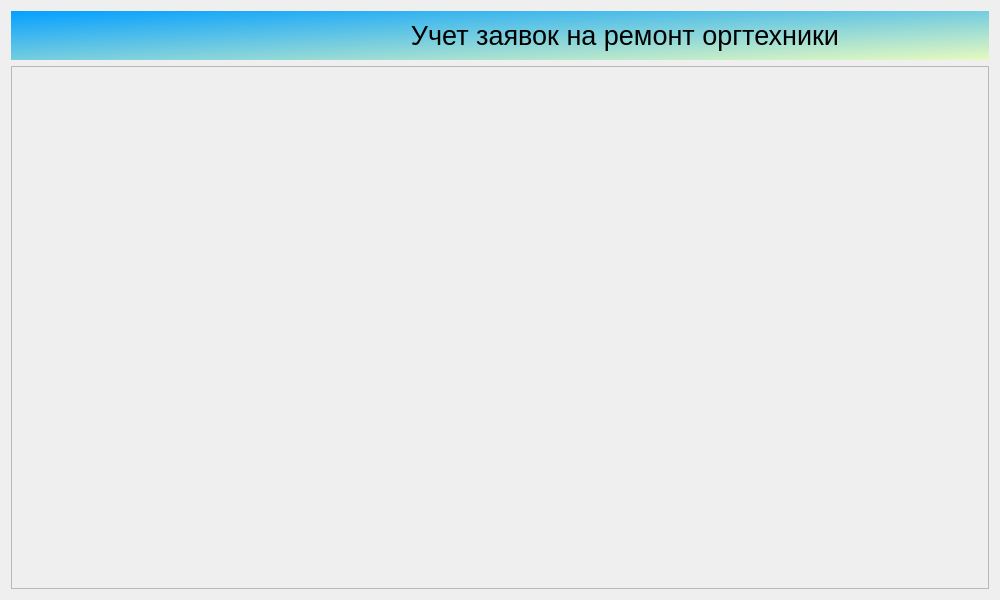
<?xml version="1.0" encoding="UTF-8"?>
<ui version="4.0">
 <class>Dialog</class>
 <widget class="QDialog" name="Dialog">
  <property name="geometry">
   <rect>
    <x>0</x>
    <y>0</y>
    <width>1000</width>
    <height>600</height>
   </rect>
  </property>
  <property name="minimumSize">
   <size>
    <width>1000</width>
    <height>600</height>
   </size>
  </property>
  <property name="windowTitle">
   <string>Учет заявок на ремонт оргтехники</string>
  </property>
  <property name="windowIcon">
   <iconset theme="accessories-dictionary">
    <selectedon>../../../../../logo.png</selectedon>
   </iconset>
  </property>
  <property name="toolTipDuration">
   <number>0</number>
  </property>
  <property name="styleSheet">
   <string notr="true">QPushButton {
background-color: rgb(4, 160, 255);
color: rgb(255, 255, 255);
border: 0px;
font: 14pt
}
QWidget
{font:  &quot;Comic Sans MS&quot;;
}
</string>
  </property>
  <property name="sizeGripEnabled">
   <bool>false</bool>
  </property>
  <layout class="QVBoxLayout" name="verticalLayout">
   <item>
    <widget class="QWidget" name="widget" native="true">
     <property name="styleSheet">
      <string notr="true">QWidget#widget{
background-color: qlineargradient(spread:pad, x1:0, y1:0, x2:1, y2:1, stop:0 rgba(4, 160, 255, 255), stop:1 rgba(231, 250, 191, 255));}

</string>
     </property>
     <layout class="QHBoxLayout" name="horizontalLayout">
      <property name="spacing">
       <number>150</number>
      </property>
      <item>
       <widget class="QLabel" name="label">
        <property name="maximumSize">
         <size>
          <width>100</width>
          <height>100</height>
         </size>
        </property>
        <property name="text">
         <string/>
        </property>
        <property name="textFormat">
         <enum>Qt::AutoText</enum>
        </property>
        <property name="pixmap">
         <pixmap>logo.png</pixmap>
        </property>
        <property name="scaledContents">
         <bool>true</bool>
        </property>
       </widget>
      </item>
      <item>
       <widget class="QLabel" name="label_2">
        <property name="font">
         <font>
          <pointsize>20</pointsize>
          <italic>false</italic>
          <bold>false</bold>
         </font>
        </property>
        <property name="text">
         <string>Учет заявок на ремонт оргтехники</string>
        </property>
        <property name="alignment">
         <set>Qt::AlignCenter</set>
        </property>
       </widget>
      </item>
     </layout>
    </widget>
   </item>
   <item>
    <widget class="QScrollArea" name="widget_2">
     <property name="widgetResizable">
      <bool>true</bool>
     </property>
     <widget class="QWidget" name="Widget">
      <property name="geometry">
       <rect>
        <x>0</x>
        <y>0</y>
        <width>984</width>
        <height>486</height>
       </rect>
      </property>
     </widget>
    </widget>
   </item>
  </layout>
 </widget>
 <resources/>
 <connections/>
</ui>
